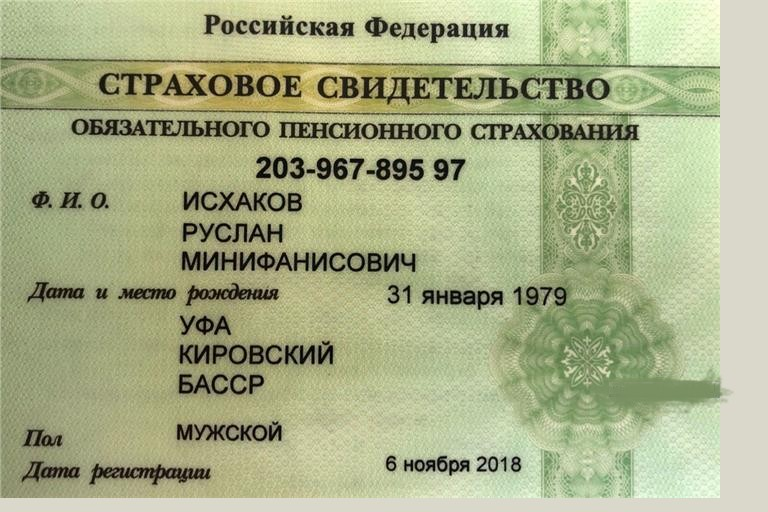
#> input picture craft/image/b_86203_001.jpg, 768 x 512 px; its folder holds only this picture in this run
$ python -i file_utils.py   (imports and definitions only)
#> lines starting #> are read from the running program, lines starting #| are printed output that depends on the picture; after the words box and inside, x2 and y2 are one past the last pixel; in counts of white or black regions, pixels touching at a corner belong together
# -*- coding: utf-8 -*-
import os
import numpy as np
import cv2
import imgproc
import pytesseract
import json

# borrowed from https://github.com/lengstrom/fast-style-transfer/blob/master/src/utils.py


def rotate_doc(path):
#> called with path = '../image/b_86203_001.jpg'
    image = cv2.imread(path)
#> image is the input picture: shape (512, 768, 3); mean B, G, R 136.1, 175.2, 168.3

    gray = cv2.cvtColor(image, cv2.COLOR_BGR2GRAY)
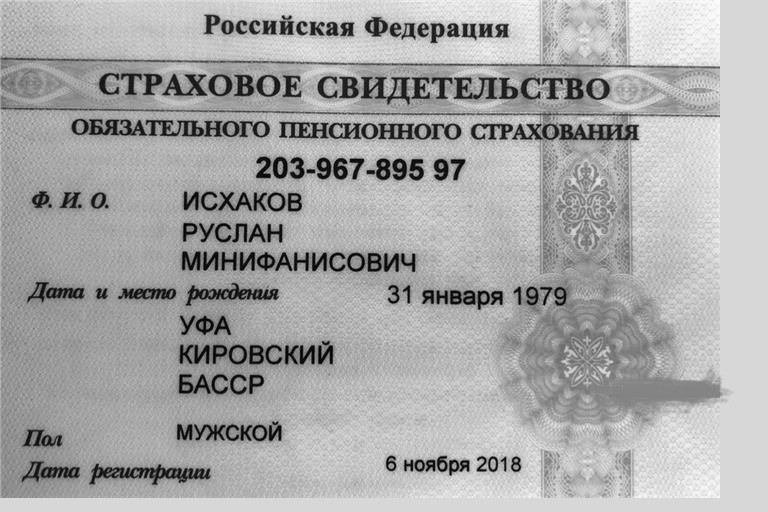
#> gray: shape (512, 768); min 0, max 252, mean 168.7
    gray = cv2.bitwise_not(gray)
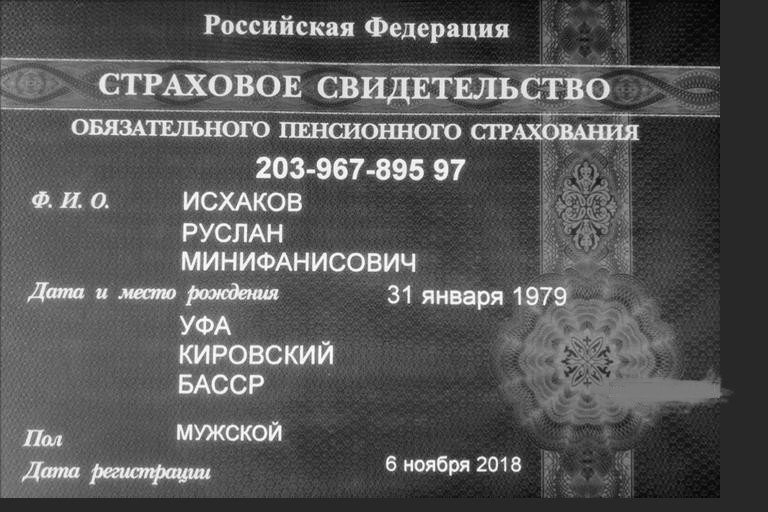
#> gray: shape (512, 768); min 3, max 255, mean 86.3

    tresh = cv2.threshold(gray, 0, 255, cv2.THRESH_BINARY | cv2.THRESH_OTSU)[1]
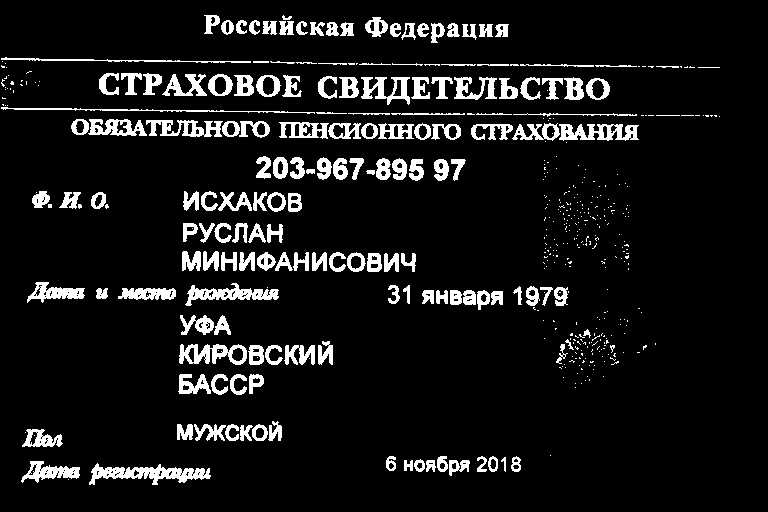
#> tresh: shape (512, 768); 8.9% white; 481 white regions (316 under 20 px), largest, box (x1, y1, x2, y2) and area: (89, 463, 211, 485) 1243, (185, 283, 279, 306) 900, (559, 124, 639, 141) 857
    coords = np.column_stack(np.where(tresh > 0))
#> coords = 35127 pairs, first value 15 to 484, second value 1 to 719
    angle = cv2.minAreaRect(coords)[-1]
#> angle = -88.25

    if angle < -45:
        angle = -(90 + angle)
#> angle = -1.75
    else:
        angle = -angle

    (height, width) = image.shape[:2]
#> height = 512; width = 768
    center = (width // 2, height // 2)
#> center = (384, 256)
    Matrix = cv2.getRotationMatrix2D(center, angle, 1.0)
#> Matrix = [[1, -0.0306, 8.01], [0.0306, 1, -11.63]]
    rotated_doc = cv2.warpAffine(image, Matrix, (width, height),
                                 flags=cv2.INTER_CUBIC,
                                 borderMode=cv2.BORDER_REPLICATE)
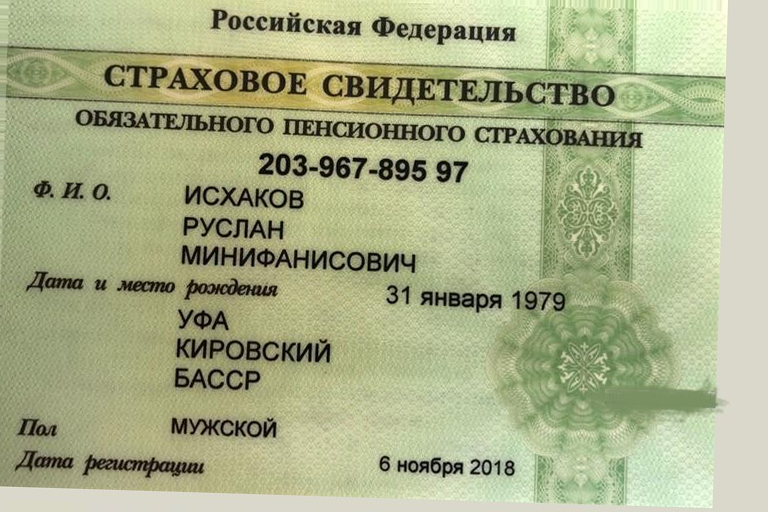
#> rotated_doc: shape (512, 768, 3); mean B, G, R 136.3, 175.4, 168.5

    return rotated_doc


def get_files(img_dir):
    imgs, masks, xmls = list_files(img_dir)
    return imgs, masks, xmls


# [20 lines left out: function list_files, not called in this run]


def ocr_doc(img, poly, row_num, isNew, prev_y_min, prev_y_max):
    pass


# [214 lines left out: function saveResult, not called in this run]

>>> result = rotate_doc('../image/b_86203_001.jpg')
